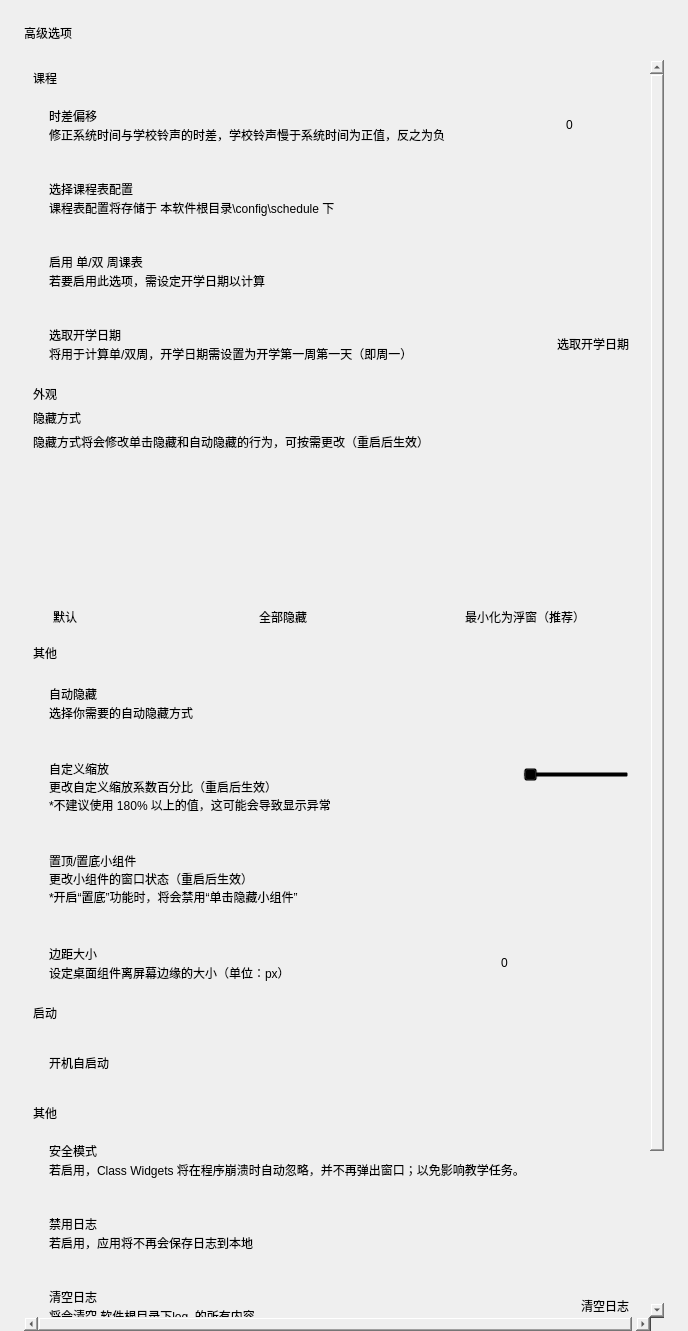
<?xml version="1.0" encoding="UTF-8"?>
<ui version="4.0">
 <class>Form</class>
 <widget class="QWidget" name="Form">
  <property name="geometry">
   <rect>
    <x>0</x>
    <y>0</y>
    <width>688</width>
    <height>1331</height>
   </rect>
  </property>
  <property name="sizePolicy">
   <sizepolicy hsizetype="Preferred" vsizetype="Expanding">
    <horstretch>0</horstretch>
    <verstretch>0</verstretch>
   </sizepolicy>
  </property>
  <property name="windowTitle">
   <string>Form</string>
  </property>
  <layout class="QVBoxLayout" name="verticalLayout_2">
   <property name="spacing">
    <number>18</number>
   </property>
   <property name="leftMargin">
    <number>24</number>
   </property>
   <property name="topMargin">
    <number>24</number>
   </property>
   <property name="rightMargin">
    <number>24</number>
   </property>
   <property name="bottomMargin">
    <number>0</number>
   </property>
   <item>
    <widget class="TitleLabel" name="TitleLabel">
     <property name="text">
      <string>高级选项</string>
     </property>
    </widget>
   </item>
   <item>
    <widget class="SmoothScrollArea" name="adv_scroll">
     <property name="styleSheet">
      <string notr="true">background: transparent; border: none</string>
     </property>
     <property name="widgetResizable">
      <bool>true</bool>
     </property>
     <widget class="QWidget" name="scrollAreaWidgetContents">
      <property name="geometry">
       <rect>
        <x>0</x>
        <y>0</y>
        <width>640</width>
        <height>1646</height>
       </rect>
      </property>
      <layout class="QVBoxLayout" name="verticalLayout_21">
       <item>
        <layout class="QVBoxLayout" name="verticalLayout_5">
         <property name="spacing">
          <number>3</number>
         </property>
         <item>
          <widget class="SubtitleLabel" name="SubtitleLabel_3">
           <property name="text">
            <string>课程</string>
           </property>
          </widget>
         </item>
         <item>
          <widget class="CardWidget" name="CardWidget_7">
           <property name="minimumSize">
            <size>
             <width>0</width>
             <height>70</height>
            </size>
           </property>
           <layout class="QHBoxLayout" name="horizontalLayout_7">
            <property name="leftMargin">
             <number>16</number>
            </property>
            <property name="topMargin">
             <number>16</number>
            </property>
            <property name="rightMargin">
             <number>16</number>
            </property>
            <property name="bottomMargin">
             <number>16</number>
            </property>
            <item>
             <layout class="QVBoxLayout" name="verticalLayout_11">
              <property name="spacing">
               <number>0</number>
              </property>
              <item>
               <widget class="StrongBodyLabel" name="StrongBodyLabel_7">
                <property name="text">
                 <string>时差偏移</string>
                </property>
               </widget>
              </item>
              <item>
               <widget class="CaptionLabel" name="CaptionLabel_6">
                <property name="text">
                 <string>修正系统时间与学校铃声的时差，学校铃声慢于系统时间为正值，反之为负</string>
                </property>
                <property name="wordWrap">
                 <bool>false</bool>
                </property>
                <property name="lightColor" stdset="0">
                 <color alpha="150">
                  <red>0</red>
                  <green>0</green>
                  <blue>0</blue>
                 </color>
                </property>
                <property name="darkColor" stdset="0">
                 <color alpha="200">
                  <red>255</red>
                  <green>255</green>
                  <blue>255</blue>
                 </color>
                </property>
               </widget>
              </item>
             </layout>
            </item>
            <item>
             <widget class="SpinBox" name="offset_spin">
              <property name="sizePolicy">
               <sizepolicy hsizetype="Maximum" vsizetype="Fixed">
                <horstretch>0</horstretch>
                <verstretch>0</verstretch>
               </sizepolicy>
              </property>
              <property name="minimum">
               <number>-114514</number>
              </property>
              <property name="maximum">
               <number>114514</number>
              </property>
             </widget>
            </item>
           </layout>
          </widget>
         </item>
         <item>
          <widget class="CardWidget" name="CardWidget_3">
           <property name="minimumSize">
            <size>
             <width>0</width>
             <height>70</height>
            </size>
           </property>
           <layout class="QHBoxLayout" name="horizontalLayout_5">
            <property name="leftMargin">
             <number>16</number>
            </property>
            <property name="topMargin">
             <number>16</number>
            </property>
            <property name="rightMargin">
             <number>16</number>
            </property>
            <property name="bottomMargin">
             <number>16</number>
            </property>
            <item>
             <layout class="QVBoxLayout" name="verticalLayout_6">
              <property name="spacing">
               <number>0</number>
              </property>
              <item>
               <widget class="StrongBodyLabel" name="StrongBodyLabel_5">
                <property name="text">
                 <string>选择课程表配置</string>
                </property>
               </widget>
              </item>
              <item>
               <widget class="CaptionLabel" name="CaptionLabel_2">
                <property name="text">
                 <string>课程表配置将存储于 本软件根目录\config\schedule 下</string>
                </property>
                <property name="wordWrap">
                 <bool>false</bool>
                </property>
                <property name="lightColor" stdset="0">
                 <color alpha="150">
                  <red>0</red>
                  <green>0</green>
                  <blue>0</blue>
                 </color>
                </property>
                <property name="darkColor" stdset="0">
                 <color alpha="200">
                  <red>255</red>
                  <green>255</green>
                  <blue>255</blue>
                 </color>
                </property>
               </widget>
              </item>
             </layout>
            </item>
            <item>
             <widget class="LineEdit" name="conf_name">
              <property name="sizePolicy">
               <sizepolicy hsizetype="Maximum" vsizetype="Fixed">
                <horstretch>0</horstretch>
                <verstretch>0</verstretch>
               </sizepolicy>
              </property>
             </widget>
            </item>
            <item>
             <widget class="ComboBox" name="conf_combo">
              <property name="sizePolicy">
               <sizepolicy hsizetype="Maximum" vsizetype="Fixed">
                <horstretch>0</horstretch>
                <verstretch>0</verstretch>
               </sizepolicy>
              </property>
             </widget>
            </item>
           </layout>
          </widget>
         </item>
         <item>
          <widget class="CardWidget" name="CardWidget_8">
           <property name="minimumSize">
            <size>
             <width>0</width>
             <height>70</height>
            </size>
           </property>
           <layout class="QHBoxLayout" name="horizontalLayout_8">
            <property name="leftMargin">
             <number>16</number>
            </property>
            <property name="topMargin">
             <number>16</number>
            </property>
            <property name="rightMargin">
             <number>16</number>
            </property>
            <property name="bottomMargin">
             <number>16</number>
            </property>
            <item>
             <layout class="QVBoxLayout" name="verticalLayout_13">
              <property name="spacing">
               <number>0</number>
              </property>
              <item>
               <widget class="StrongBodyLabel" name="StrongBodyLabel_8">
                <property name="sizePolicy">
                 <sizepolicy hsizetype="Expanding" vsizetype="Preferred">
                  <horstretch>0</horstretch>
                  <verstretch>0</verstretch>
                 </sizepolicy>
                </property>
                <property name="text">
                 <string>启用 单/双 周课表</string>
                </property>
               </widget>
              </item>
              <item>
               <widget class="CaptionLabel" name="CaptionLabel_8">
                <property name="text">
                 <string>若要启用此选项，需设定开学日期以计算</string>
                </property>
                <property name="wordWrap">
                 <bool>false</bool>
                </property>
                <property name="lightColor" stdset="0">
                 <color alpha="150">
                  <red>0</red>
                  <green>0</green>
                  <blue>0</blue>
                 </color>
                </property>
                <property name="darkColor" stdset="0">
                 <color alpha="200">
                  <red>255</red>
                  <green>255</green>
                  <blue>255</blue>
                 </color>
                </property>
               </widget>
              </item>
             </layout>
            </item>
            <item>
             <widget class="SwitchButton" name="switch_enable_alt_schedule" native="true">
              <property name="onText" stdset="0">
               <string>启用</string>
              </property>
              <property name="offText" stdset="0">
               <string>关闭</string>
              </property>
             </widget>
            </item>
           </layout>
          </widget>
         </item>
         <item>
          <widget class="CardWidget" name="CardWidget_9">
           <property name="minimumSize">
            <size>
             <width>0</width>
             <height>70</height>
            </size>
           </property>
           <layout class="QHBoxLayout" name="horizontalLayout_9">
            <property name="leftMargin">
             <number>16</number>
            </property>
            <property name="topMargin">
             <number>16</number>
            </property>
            <property name="rightMargin">
             <number>16</number>
            </property>
            <property name="bottomMargin">
             <number>16</number>
            </property>
            <item>
             <layout class="QVBoxLayout" name="verticalLayout_12">
              <property name="spacing">
               <number>0</number>
              </property>
              <item>
               <widget class="StrongBodyLabel" name="StrongBodyLabel_9">
                <property name="sizePolicy">
                 <sizepolicy hsizetype="Expanding" vsizetype="Preferred">
                  <horstretch>0</horstretch>
                  <verstretch>0</verstretch>
                 </sizepolicy>
                </property>
                <property name="text">
                 <string>选取开学日期</string>
                </property>
               </widget>
              </item>
              <item>
               <widget class="CaptionLabel" name="CaptionLabel_7">
                <property name="text">
                 <string>将用于计算单/双周，开学日期需设置为开学第一周第一天（即周一）</string>
                </property>
                <property name="wordWrap">
                 <bool>false</bool>
                </property>
                <property name="lightColor" stdset="0">
                 <color alpha="150">
                  <red>0</red>
                  <green>0</green>
                  <blue>0</blue>
                 </color>
                </property>
                <property name="darkColor" stdset="0">
                 <color alpha="200">
                  <red>255</red>
                  <green>255</green>
                  <blue>255</blue>
                 </color>
                </property>
               </widget>
              </item>
             </layout>
            </item>
            <item>
             <widget class="CalendarPicker" name="set_start_date">
              <property name="text">
               <string>选取开学日期</string>
              </property>
             </widget>
            </item>
           </layout>
          </widget>
         </item>
        </layout>
       </item>
       <item>
        <layout class="QVBoxLayout" name="verticalLayout">
         <item>
          <widget class="SubtitleLabel" name="SubtitleLabel">
           <property name="text">
            <string>外观</string>
           </property>
          </widget>
         </item>
         <item>
          <widget class="StrongBodyLabel" name="StrongBodyLabel_6">
           <property name="text">
            <string>隐藏方式</string>
           </property>
          </widget>
         </item>
         <item>
          <widget class="CaptionLabel" name="CaptionLabel_5">
           <property name="text">
            <string>隐藏方式将会修改单击隐藏和自动隐藏的行为，可按需更改（重启后生效）</string>
           </property>
           <property name="wordWrap">
            <bool>false</bool>
           </property>
           <property name="lightColor" stdset="0">
            <color alpha="150">
             <red>0</red>
             <green>0</green>
             <blue>0</blue>
            </color>
           </property>
           <property name="darkColor" stdset="0">
            <color alpha="200">
             <red>255</red>
             <green>255</green>
             <blue>255</blue>
            </color>
           </property>
          </widget>
         </item>
         <item>
          <layout class="QHBoxLayout" name="horizontalLayout_12">
           <property name="topMargin">
            <number>6</number>
           </property>
           <property name="bottomMargin">
            <number>12</number>
           </property>
           <item>
            <layout class="QVBoxLayout" name="verticalLayout_10">
             <property name="spacing">
              <number>9</number>
             </property>
             <item>
              <widget class="QLabel" name="label">
               <property name="sizePolicy">
                <sizepolicy hsizetype="Maximum" vsizetype="Maximum">
                 <horstretch>0</horstretch>
                 <verstretch>0</verstretch>
                </sizepolicy>
               </property>
               <property name="minimumSize">
                <size>
                 <width>200</width>
                 <height>135</height>
                </size>
               </property>
               <property name="maximumSize">
                <size>
                 <width>16777215</width>
                 <height>135</height>
                </size>
               </property>
               <property name="pixmap">
                <pixmap>../../img/settings/default.png</pixmap>
               </property>
               <property name="scaledContents">
                <bool>true</bool>
               </property>
               <property name="alignment">
                <set>Qt::AlignCenter</set>
               </property>
              </widget>
             </item>
             <item>
              <widget class="RadioButton" name="hide_method_default">
               <property name="sizePolicy">
                <sizepolicy hsizetype="Maximum" vsizetype="Fixed">
                 <horstretch>0</horstretch>
                 <verstretch>0</verstretch>
                </sizepolicy>
               </property>
               <property name="text">
                <string>默认</string>
               </property>
              </widget>
             </item>
            </layout>
           </item>
           <item>
            <layout class="QVBoxLayout" name="verticalLayout_20">
             <property name="spacing">
              <number>9</number>
             </property>
             <item>
              <widget class="QLabel" name="label_2">
               <property name="sizePolicy">
                <sizepolicy hsizetype="Maximum" vsizetype="Maximum">
                 <horstretch>0</horstretch>
                 <verstretch>0</verstretch>
                </sizepolicy>
               </property>
               <property name="minimumSize">
                <size>
                 <width>200</width>
                 <height>135</height>
                </size>
               </property>
               <property name="maximumSize">
                <size>
                 <width>16777215</width>
                 <height>135</height>
                </size>
               </property>
               <property name="pixmap">
                <pixmap>../../img/settings/hide_all.png</pixmap>
               </property>
               <property name="scaledContents">
                <bool>true</bool>
               </property>
               <property name="alignment">
                <set>Qt::AlignCenter</set>
               </property>
              </widget>
             </item>
             <item>
              <widget class="RadioButton" name="hide_method_all">
               <property name="sizePolicy">
                <sizepolicy hsizetype="Maximum" vsizetype="Fixed">
                 <horstretch>0</horstretch>
                 <verstretch>0</verstretch>
                </sizepolicy>
               </property>
               <property name="text">
                <string>全部隐藏</string>
               </property>
              </widget>
             </item>
            </layout>
           </item>
           <item>
            <layout class="QVBoxLayout" name="verticalLayout_19">
             <property name="spacing">
              <number>9</number>
             </property>
             <item>
              <widget class="QLabel" name="label_3">
               <property name="sizePolicy">
                <sizepolicy hsizetype="Maximum" vsizetype="Maximum">
                 <horstretch>0</horstretch>
                 <verstretch>0</verstretch>
                </sizepolicy>
               </property>
               <property name="minimumSize">
                <size>
                 <width>200</width>
                 <height>135</height>
                </size>
               </property>
               <property name="maximumSize">
                <size>
                 <width>16777215</width>
                 <height>135</height>
                </size>
               </property>
               <property name="pixmap">
                <pixmap>../../img/settings/floating.png</pixmap>
               </property>
               <property name="scaledContents">
                <bool>true</bool>
               </property>
               <property name="alignment">
                <set>Qt::AlignCenter</set>
               </property>
              </widget>
             </item>
             <item>
              <widget class="RadioButton" name="hide_method_floating">
               <property name="sizePolicy">
                <sizepolicy hsizetype="Maximum" vsizetype="Fixed">
                 <horstretch>0</horstretch>
                 <verstretch>0</verstretch>
                </sizepolicy>
               </property>
               <property name="text">
                <string>最小化为浮窗（推荐）</string>
               </property>
              </widget>
             </item>
            </layout>
           </item>
          </layout>
         </item>
         <item>
          <widget class="StrongBodyLabel" name="StrongBodyLabel_13">
           <property name="text">
            <string>其他</string>
           </property>
          </widget>
         </item>
         <item>
          <widget class="CardWidget" name="CardWidget_5">
           <property name="minimumSize">
            <size>
             <width>0</width>
             <height>70</height>
            </size>
           </property>
           <layout class="QHBoxLayout" name="horizontalLayout_4">
            <property name="spacing">
             <number>16</number>
            </property>
            <property name="leftMargin">
             <number>16</number>
            </property>
            <property name="topMargin">
             <number>16</number>
            </property>
            <property name="rightMargin">
             <number>16</number>
            </property>
            <property name="bottomMargin">
             <number>16</number>
            </property>
            <item>
             <layout class="QVBoxLayout" name="verticalLayout_8">
              <property name="spacing">
               <number>0</number>
              </property>
              <item>
               <widget class="StrongBodyLabel" name="StrongBodyLabel_4">
                <property name="sizePolicy">
                 <sizepolicy hsizetype="Expanding" vsizetype="Preferred">
                  <horstretch>0</horstretch>
                  <verstretch>0</verstretch>
                 </sizepolicy>
                </property>
                <property name="text">
                 <string>自动隐藏</string>
                </property>
               </widget>
              </item>
              <item>
               <widget class="CaptionLabel" name="CaptionLabel_4">
                <property name="text">
                 <string>选择你需要的自动隐藏方式</string>
                </property>
                <property name="wordWrap">
                 <bool>false</bool>
                </property>
                <property name="lightColor" stdset="0">
                 <color alpha="150">
                  <red>0</red>
                  <green>0</green>
                  <blue>0</blue>
                 </color>
                </property>
                <property name="darkColor" stdset="0">
                 <color alpha="200">
                  <red>255</red>
                  <green>255</green>
                  <blue>255</blue>
                 </color>
                </property>
               </widget>
              </item>
             </layout>
            </item>
            <item>
             <widget class="ComboBox" name="hide_mode_combo"/>
            </item>
           </layout>
          </widget>
         </item>
         <item>
          <widget class="CardWidget" name="CardWidget_13">
           <property name="minimumSize">
            <size>
             <width>0</width>
             <height>70</height>
            </size>
           </property>
           <layout class="QVBoxLayout" name="verticalLayout_23">
            <property name="spacing">
             <number>16</number>
            </property>
            <property name="leftMargin">
             <number>16</number>
            </property>
            <property name="topMargin">
             <number>16</number>
            </property>
            <property name="rightMargin">
             <number>16</number>
            </property>
            <property name="bottomMargin">
             <number>16</number>
            </property>
            <item>
             <layout class="QHBoxLayout" name="horizontalLayout_14">
              <property name="spacing">
               <number>0</number>
              </property>
              <item>
               <layout class="QVBoxLayout" name="verticalLayout_9">
                <property name="spacing">
                 <number>0</number>
                </property>
                <item>
                 <widget class="StrongBodyLabel" name="StrongBodyLabel_15">
                  <property name="sizePolicy">
                   <sizepolicy hsizetype="Expanding" vsizetype="Preferred">
                    <horstretch>0</horstretch>
                    <verstretch>0</verstretch>
                   </sizepolicy>
                  </property>
                  <property name="text">
                   <string>自定义缩放</string>
                  </property>
                 </widget>
                </item>
                <item>
                 <widget class="CaptionLabel" name="CaptionLabel_13">
                  <property name="text">
                   <string>更改自定义缩放系数百分比（重启后生效）
*不建议使用 180% 以上的值，这可能会导致显示异常</string>
                  </property>
                  <property name="wordWrap">
                   <bool>false</bool>
                  </property>
                  <property name="lightColor" stdset="0">
                   <color alpha="150">
                    <red>0</red>
                    <green>0</green>
                    <blue>0</blue>
                   </color>
                  </property>
                  <property name="darkColor" stdset="0">
                   <color alpha="200">
                    <red>255</red>
                    <green>255</green>
                    <blue>255</blue>
                   </color>
                  </property>
                 </widget>
                </item>
               </layout>
              </item>
              <item>
               <layout class="QVBoxLayout" name="verticalLayout_22">
                <item>
                 <widget class="Slider" name="slider_scale_factor">
                  <property name="sizePolicy">
                   <sizepolicy hsizetype="Preferred" vsizetype="Fixed">
                    <horstretch>0</horstretch>
                    <verstretch>0</verstretch>
                   </sizepolicy>
                  </property>
                  <property name="minimum">
                   <number>100</number>
                  </property>
                  <property name="maximum">
                   <number>200</number>
                  </property>
                  <property name="value">
                   <number>100</number>
                  </property>
                  <property name="orientation">
                   <enum>Qt::Horizontal</enum>
                  </property>
                 </widget>
                </item>
                <item>
                 <widget class="LineEdit" name="text_scale_factor">
                  <property name="sizePolicy">
                   <sizepolicy hsizetype="Preferred" vsizetype="Fixed">
                    <horstretch>0</horstretch>
                    <verstretch>0</verstretch>
                   </sizepolicy>
                  </property>
                  <property name="readOnly">
                   <bool>true</bool>
                  </property>
                 </widget>
                </item>
               </layout>
              </item>
             </layout>
            </item>
           </layout>
          </widget>
         </item>
         <item>
          <widget class="CardWidget" name="CardWidget">
           <property name="minimumSize">
            <size>
             <width>0</width>
             <height>70</height>
            </size>
           </property>
           <layout class="QHBoxLayout" name="horizontalLayout">
            <property name="leftMargin">
             <number>16</number>
            </property>
            <property name="topMargin">
             <number>16</number>
            </property>
            <property name="rightMargin">
             <number>16</number>
            </property>
            <property name="bottomMargin">
             <number>16</number>
            </property>
            <item>
             <layout class="QVBoxLayout" name="verticalLayout_4">
              <property name="spacing">
               <number>0</number>
              </property>
              <item>
               <widget class="StrongBodyLabel" name="StrongBodyLabel_2">
                <property name="text">
                 <string>置顶/置底小组件</string>
                </property>
               </widget>
              </item>
              <item>
               <widget class="CaptionLabel" name="CaptionLabel_3">
                <property name="sizePolicy">
                 <sizepolicy hsizetype="Expanding" vsizetype="Preferred">
                  <horstretch>0</horstretch>
                  <verstretch>0</verstretch>
                 </sizepolicy>
                </property>
                <property name="text">
                 <string>更改小组件的窗口状态（重启后生效）
*开启“置底”功能时，将会禁用“单击隐藏小组件”</string>
                </property>
                <property name="wordWrap">
                 <bool>false</bool>
                </property>
                <property name="lightColor" stdset="0">
                 <color alpha="150">
                  <red>0</red>
                  <green>0</green>
                  <blue>0</blue>
                 </color>
                </property>
                <property name="darkColor" stdset="0">
                 <color alpha="200">
                  <red>255</red>
                  <green>255</green>
                  <blue>255</blue>
                 </color>
                </property>
               </widget>
              </item>
             </layout>
            </item>
            <item>
             <widget class="ComboBox" name="window_status_combo"/>
            </item>
           </layout>
          </widget>
         </item>
         <item>
          <widget class="CardWidget" name="CardWidget_2">
           <property name="minimumSize">
            <size>
             <width>0</width>
             <height>70</height>
            </size>
           </property>
           <layout class="QHBoxLayout" name="horizontalLayout_2">
            <property name="leftMargin">
             <number>16</number>
            </property>
            <property name="topMargin">
             <number>16</number>
            </property>
            <property name="rightMargin">
             <number>16</number>
            </property>
            <property name="bottomMargin">
             <number>16</number>
            </property>
            <item>
             <layout class="QVBoxLayout" name="verticalLayout_3">
              <property name="spacing">
               <number>0</number>
              </property>
              <item>
               <widget class="StrongBodyLabel" name="StrongBodyLabel">
                <property name="text">
                 <string>边距大小</string>
                </property>
               </widget>
              </item>
              <item>
               <widget class="CaptionLabel" name="CaptionLabel">
                <property name="text">
                 <string>设定桌面组件离屏幕边缘的大小（单位：px）</string>
                </property>
                <property name="wordWrap">
                 <bool>false</bool>
                </property>
                <property name="lightColor" stdset="0">
                 <color alpha="150">
                  <red>0</red>
                  <green>0</green>
                  <blue>0</blue>
                 </color>
                </property>
                <property name="darkColor" stdset="0">
                 <color alpha="200">
                  <red>255</red>
                  <green>255</green>
                  <blue>255</blue>
                 </color>
                </property>
               </widget>
              </item>
             </layout>
            </item>
            <item>
             <widget class="SpinBox" name="margin_spin">
              <property name="sizePolicy">
               <sizepolicy hsizetype="Maximum" vsizetype="Fixed">
                <horstretch>0</horstretch>
                <verstretch>0</verstretch>
               </sizepolicy>
              </property>
              <property name="minimumSize">
               <size>
                <width>130</width>
                <height>33</height>
               </size>
              </property>
              <property name="minimum">
               <number>-15</number>
              </property>
             </widget>
            </item>
           </layout>
          </widget>
         </item>
        </layout>
       </item>
       <item>
        <layout class="QVBoxLayout" name="verticalLayout_7">
         <item>
          <widget class="SubtitleLabel" name="SubtitleLabel_2">
           <property name="text">
            <string>启动</string>
           </property>
          </widget>
         </item>
         <item>
          <widget class="CardWidget" name="CardWidget_4">
           <property name="minimumSize">
            <size>
             <width>0</width>
             <height>70</height>
            </size>
           </property>
           <layout class="QHBoxLayout" name="horizontalLayout_3">
            <property name="leftMargin">
             <number>16</number>
            </property>
            <property name="topMargin">
             <number>16</number>
            </property>
            <property name="rightMargin">
             <number>16</number>
            </property>
            <property name="bottomMargin">
             <number>16</number>
            </property>
            <item>
             <widget class="StrongBodyLabel" name="StrongBodyLabel_3">
              <property name="sizePolicy">
               <sizepolicy hsizetype="Expanding" vsizetype="Preferred">
                <horstretch>0</horstretch>
                <verstretch>0</verstretch>
               </sizepolicy>
              </property>
              <property name="text">
               <string>开机自启动</string>
              </property>
             </widget>
            </item>
            <item>
             <widget class="SwitchButton" name="switch_startup" native="true">
              <property name="onText" stdset="0">
               <string>启用</string>
              </property>
              <property name="offText" stdset="0">
               <string>禁用</string>
              </property>
             </widget>
            </item>
           </layout>
          </widget>
         </item>
        </layout>
       </item>
       <item>
        <layout class="QVBoxLayout" name="verticalLayout_14">
         <property name="spacing">
          <number>3</number>
         </property>
         <item>
          <widget class="SubtitleLabel" name="SubtitleLabel_4">
           <property name="text">
            <string>其他</string>
           </property>
          </widget>
         </item>
         <item>
          <widget class="CardWidget" name="CardWidget_12">
           <property name="minimumSize">
            <size>
             <width>0</width>
             <height>70</height>
            </size>
           </property>
           <layout class="QHBoxLayout" name="horizontalLayout_13">
            <property name="leftMargin">
             <number>16</number>
            </property>
            <property name="topMargin">
             <number>16</number>
            </property>
            <property name="rightMargin">
             <number>16</number>
            </property>
            <property name="bottomMargin">
             <number>16</number>
            </property>
            <item>
             <layout class="QVBoxLayout" name="verticalLayout_18">
              <property name="spacing">
               <number>0</number>
              </property>
              <item>
               <widget class="StrongBodyLabel" name="StrongBodyLabel_14">
                <property name="sizePolicy">
                 <sizepolicy hsizetype="Expanding" vsizetype="Preferred">
                  <horstretch>0</horstretch>
                  <verstretch>0</verstretch>
                 </sizepolicy>
                </property>
                <property name="text">
                 <string>安全模式</string>
                </property>
               </widget>
              </item>
              <item>
               <widget class="CaptionLabel" name="CaptionLabel_12">
                <property name="text">
                 <string>若启用，Class Widgets 将在程序崩溃时自动忽略，并不再弹出窗口；以免影响教学任务。</string>
                </property>
                <property name="wordWrap">
                 <bool>true</bool>
                </property>
                <property name="lightColor" stdset="0">
                 <color alpha="150">
                  <red>0</red>
                  <green>0</green>
                  <blue>0</blue>
                 </color>
                </property>
                <property name="darkColor" stdset="0">
                 <color alpha="200">
                  <red>255</red>
                  <green>255</green>
                  <blue>255</blue>
                 </color>
                </property>
               </widget>
              </item>
             </layout>
            </item>
            <item>
             <widget class="SwitchButton" name="switch_safe_mode" native="true">
              <property name="onText" stdset="0">
               <string>启用</string>
              </property>
              <property name="offText" stdset="0">
               <string>禁用</string>
              </property>
             </widget>
            </item>
           </layout>
          </widget>
         </item>
         <item>
          <widget class="CardWidget" name="CardWidget_6">
           <property name="minimumSize">
            <size>
             <width>0</width>
             <height>70</height>
            </size>
           </property>
           <layout class="QHBoxLayout" name="horizontalLayout_6">
            <property name="leftMargin">
             <number>16</number>
            </property>
            <property name="topMargin">
             <number>16</number>
            </property>
            <property name="rightMargin">
             <number>16</number>
            </property>
            <property name="bottomMargin">
             <number>16</number>
            </property>
            <item>
             <layout class="QVBoxLayout" name="verticalLayout_16">
              <property name="spacing">
               <number>0</number>
              </property>
              <item>
               <widget class="StrongBodyLabel" name="StrongBodyLabel_11">
                <property name="sizePolicy">
                 <sizepolicy hsizetype="Expanding" vsizetype="Preferred">
                  <horstretch>0</horstretch>
                  <verstretch>0</verstretch>
                 </sizepolicy>
                </property>
                <property name="text">
                 <string>禁用日志</string>
                </property>
               </widget>
              </item>
              <item>
               <widget class="CaptionLabel" name="CaptionLabel_10">
                <property name="text">
                 <string>若启用，应用将不再会保存日志到本地</string>
                </property>
                <property name="lightColor" stdset="0">
                 <color alpha="150">
                  <red>0</red>
                  <green>0</green>
                  <blue>0</blue>
                 </color>
                </property>
                <property name="darkColor" stdset="0">
                 <color alpha="200">
                  <red>255</red>
                  <green>255</green>
                  <blue>255</blue>
                 </color>
                </property>
               </widget>
              </item>
             </layout>
            </item>
            <item>
             <widget class="SwitchButton" name="switch_disable_log" native="true">
              <property name="onText" stdset="0">
               <string>启用</string>
              </property>
              <property name="offText" stdset="0">
               <string>禁用</string>
              </property>
             </widget>
            </item>
           </layout>
          </widget>
         </item>
         <item>
          <widget class="CardWidget" name="CardWidget_11">
           <property name="minimumSize">
            <size>
             <width>0</width>
             <height>70</height>
            </size>
           </property>
           <layout class="QHBoxLayout" name="horizontalLayout_11">
            <property name="leftMargin">
             <number>16</number>
            </property>
            <property name="topMargin">
             <number>16</number>
            </property>
            <property name="rightMargin">
             <number>16</number>
            </property>
            <property name="bottomMargin">
             <number>16</number>
            </property>
            <item>
             <layout class="QVBoxLayout" name="verticalLayout_17">
              <property name="spacing">
               <number>0</number>
              </property>
              <item>
               <widget class="StrongBodyLabel" name="StrongBodyLabel_12">
                <property name="sizePolicy">
                 <sizepolicy hsizetype="Expanding" vsizetype="Preferred">
                  <horstretch>0</horstretch>
                  <verstretch>0</verstretch>
                 </sizepolicy>
                </property>
                <property name="text">
                 <string>清空日志</string>
                </property>
               </widget>
              </item>
              <item>
               <widget class="CaptionLabel" name="CaptionLabel_11">
                <property name="text">
                 <string>将会清空 软件根目录下log. 的所有内容</string>
                </property>
                <property name="lightColor" stdset="0">
                 <color alpha="150">
                  <red>0</red>
                  <green>0</green>
                  <blue>0</blue>
                 </color>
                </property>
                <property name="darkColor" stdset="0">
                 <color alpha="200">
                  <red>255</red>
                  <green>255</green>
                  <blue>255</blue>
                 </color>
                </property>
               </widget>
              </item>
             </layout>
            </item>
            <item>
             <widget class="PushButton" name="button_clear_log">
              <property name="text">
               <string>清空日志</string>
              </property>
             </widget>
            </item>
           </layout>
          </widget>
         </item>
         <item>
          <widget class="CardWidget" name="CardWidget_10">
           <property name="minimumSize">
            <size>
             <width>0</width>
             <height>70</height>
            </size>
           </property>
           <layout class="QHBoxLayout" name="horizontalLayout_10">
            <property name="leftMargin">
             <number>16</number>
            </property>
            <property name="topMargin">
             <number>16</number>
            </property>
            <property name="rightMargin">
             <number>16</number>
            </property>
            <property name="bottomMargin">
             <number>16</number>
            </property>
            <item>
             <layout class="QVBoxLayout" name="verticalLayout_15">
              <property name="spacing">
               <number>0</number>
              </property>
              <item>
               <widget class="StrongBodyLabel" name="StrongBodyLabel_10">
                <property name="sizePolicy">
                 <sizepolicy hsizetype="Expanding" vsizetype="Preferred">
                  <horstretch>0</horstretch>
                  <verstretch>0</verstretch>
                 </sizepolicy>
                </property>
                <property name="text">
                 <string>允许程序多开</string>
                </property>
               </widget>
              </item>
              <item>
               <widget class="CaptionLabel" name="CaptionLabel_9">
                <property name="text">
                 <string>程序多开后可能出现未知的问题，请谨慎使用</string>
                </property>
                <property name="lightColor" stdset="0">
                 <color alpha="150">
                  <red>0</red>
                  <green>0</green>
                  <blue>0</blue>
                 </color>
                </property>
                <property name="darkColor" stdset="0">
                 <color alpha="200">
                  <red>255</red>
                  <green>255</green>
                  <blue>255</blue>
                 </color>
                </property>
               </widget>
              </item>
             </layout>
            </item>
            <item>
             <widget class="SwitchButton" name="switch_multiple_programs" native="true">
              <property name="text" stdset="0">
               <string>不允许</string>
              </property>
              <property name="onText" stdset="0">
               <string>允许</string>
              </property>
              <property name="offText" stdset="0">
               <string>不允许</string>
              </property>
             </widget>
            </item>
           </layout>
          </widget>
         </item>
        </layout>
       </item>
       <item>
        <widget class="QFrame" name="blank">
         <property name="minimumSize">
          <size>
           <width>0</width>
           <height>25</height>
          </size>
         </property>
         <property name="frameShape">
          <enum>QFrame::StyledPanel</enum>
         </property>
         <property name="frameShadow">
          <enum>QFrame::Raised</enum>
         </property>
         <property name="lineWidth">
          <number>5</number>
         </property>
        </widget>
       </item>
       <item>
        <spacer name="verticalSpacer">
         <property name="orientation">
          <enum>Qt::Vertical</enum>
         </property>
         <property name="sizeHint" stdset="0">
          <size>
           <width>20</width>
           <height>40</height>
          </size>
         </property>
        </spacer>
       </item>
      </layout>
     </widget>
    </widget>
   </item>
  </layout>
 </widget>
 <customwidgets>
  <customwidget>
   <class>ComboBox</class>
   <extends>QPushButton</extends>
   <header>qfluentwidgets</header>
  </customwidget>
  <customwidget>
   <class>PushButton</class>
   <extends>QPushButton</extends>
   <header>qfluentwidgets</header>
  </customwidget>
  <customwidget>
   <class>SwitchButton</class>
   <extends>QWidget</extends>
   <header>qfluentwidgets</header>
  </customwidget>
  <customwidget>
   <class>RadioButton</class>
   <extends>QRadioButton</extends>
   <header>qfluentwidgets</header>
  </customwidget>
  <customwidget>
   <class>CardWidget</class>
   <extends>QFrame</extends>
   <header>qfluentwidgets</header>
   <container>1</container>
  </customwidget>
  <customwidget>
   <class>SmoothScrollArea</class>
   <extends>QScrollArea</extends>
   <header>qfluentwidgets</header>
   <container>1</container>
  </customwidget>
  <customwidget>
   <class>CalendarPicker</class>
   <extends>QPushButton</extends>
   <header>qfluentwidgets</header>
  </customwidget>
  <customwidget>
   <class>CaptionLabel</class>
   <extends>QLabel</extends>
   <header>qfluentwidgets</header>
  </customwidget>
  <customwidget>
   <class>StrongBodyLabel</class>
   <extends>QLabel</extends>
   <header>qfluentwidgets</header>
  </customwidget>
  <customwidget>
   <class>SubtitleLabel</class>
   <extends>QLabel</extends>
   <header>qfluentwidgets</header>
  </customwidget>
  <customwidget>
   <class>TitleLabel</class>
   <extends>QLabel</extends>
   <header>qfluentwidgets</header>
  </customwidget>
  <customwidget>
   <class>LineEdit</class>
   <extends>QLineEdit</extends>
   <header>qfluentwidgets</header>
  </customwidget>
  <customwidget>
   <class>SpinBox</class>
   <extends>QSpinBox</extends>
   <header>qfluentwidgets</header>
  </customwidget>
  <customwidget>
   <class>Slider</class>
   <extends>QSlider</extends>
   <header>qfluentwidgets</header>
  </customwidget>
 </customwidgets>
 <resources/>
 <connections/>
</ui>
